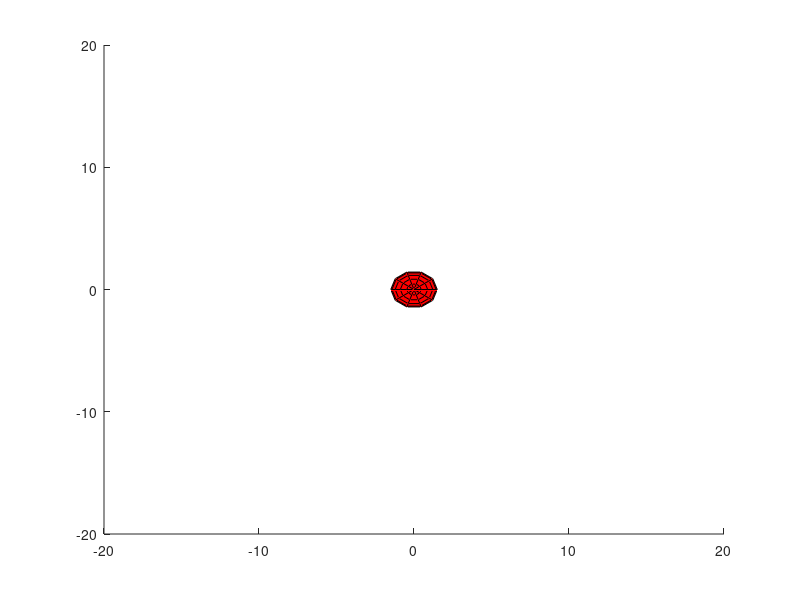

The MATLAB script that drew this image: (Note: this script raises an error after producing the figure.)
% do not modify the function line below
function [xTranslation, yTranslation, zTranslation] = problem3Week6

% generate the figure window and axes
myAxes = axes('xlim',[-20 20], 'ylim', [-20 20], 'zlim', [-20 20]);
view(3);

% generate sphere
[xsp ysp zsp] = sphere(10);
h = surface(xsp * 1.5, ysp * 1.5, zsp * 1.5, 'FaceColor', 'r');
combinedObject = hgtransform('parent', myAxes);
set(h, 'parent', combinedObject);

% 3-D Animation
xTranslation = [-10  10 10  -10 -10 10  10 -10];
yTranslation = [-10 -10 10   10 10  10 -10 -10];
zTranslation = [-10 -10 -10 -10 10  10  10  10];

for i = 1:length(xTranslation)
    translation = makehgtform('translate', [xTranslation(i) yTranslation(i) zTranslation(i)]);    
    % Combining the individual transformation
    set(combinedObject,'matrix',translation);
    pause(.5)
    hold on
end

end